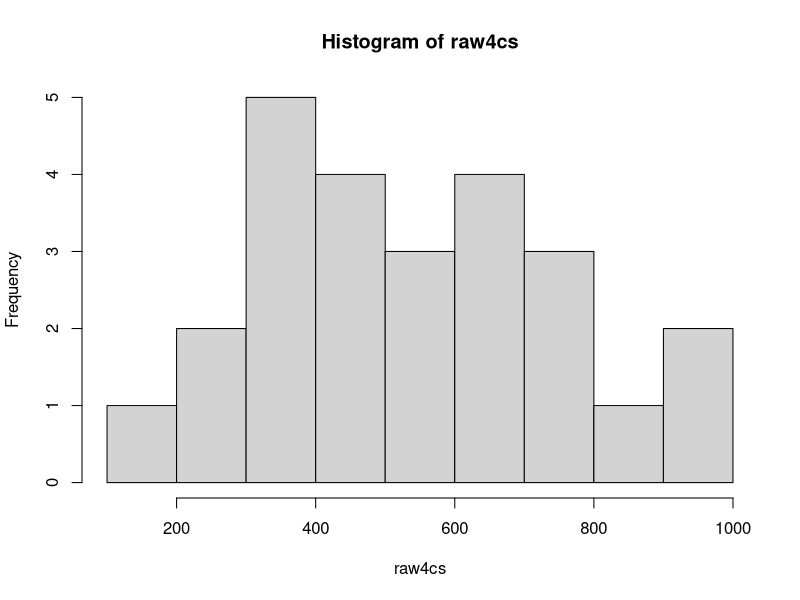
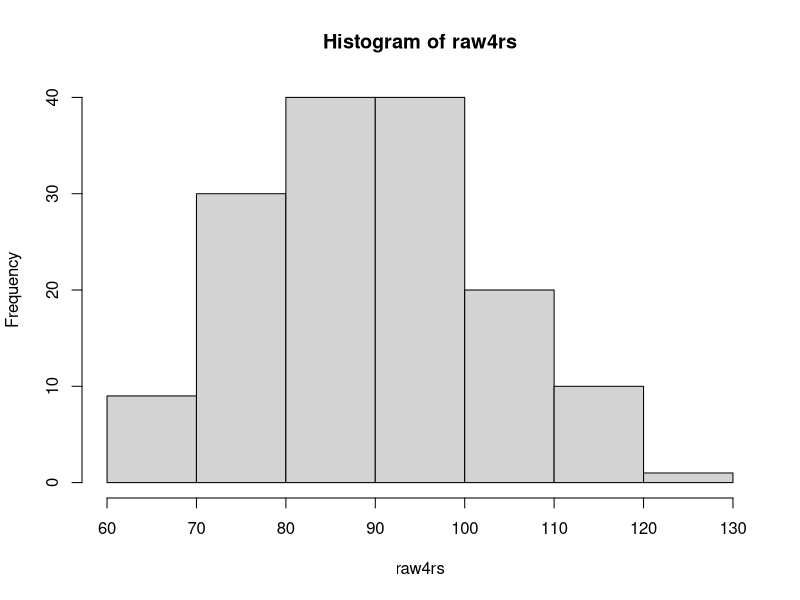
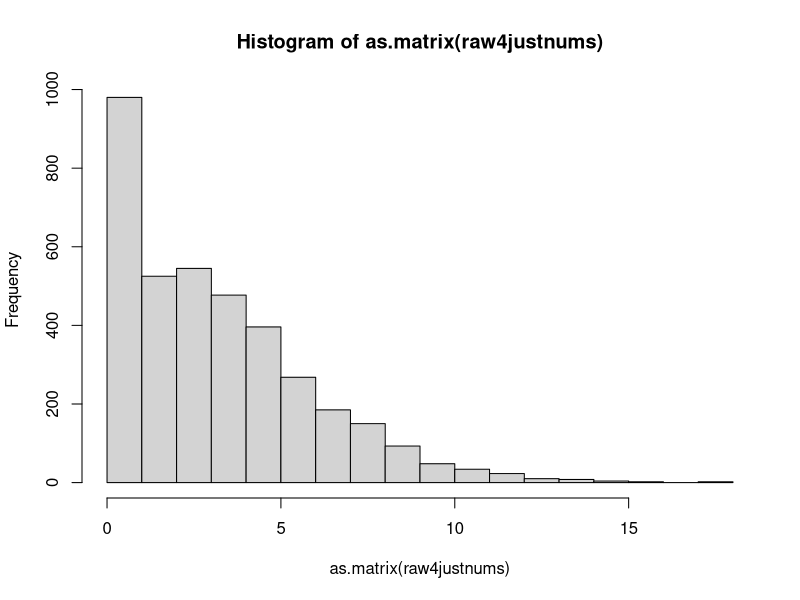
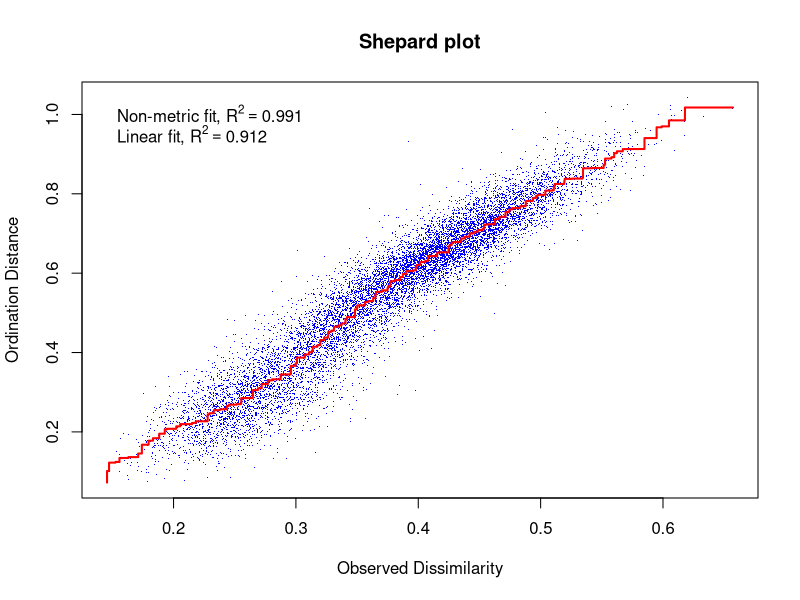
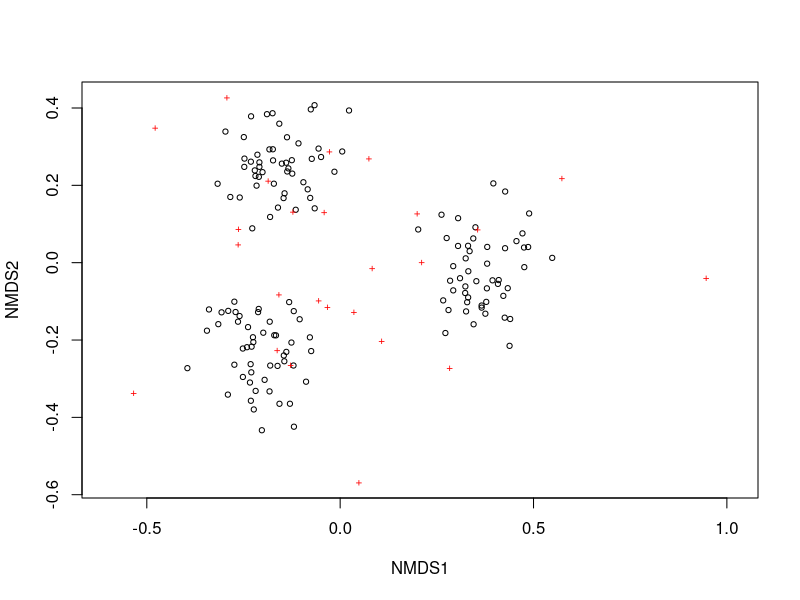
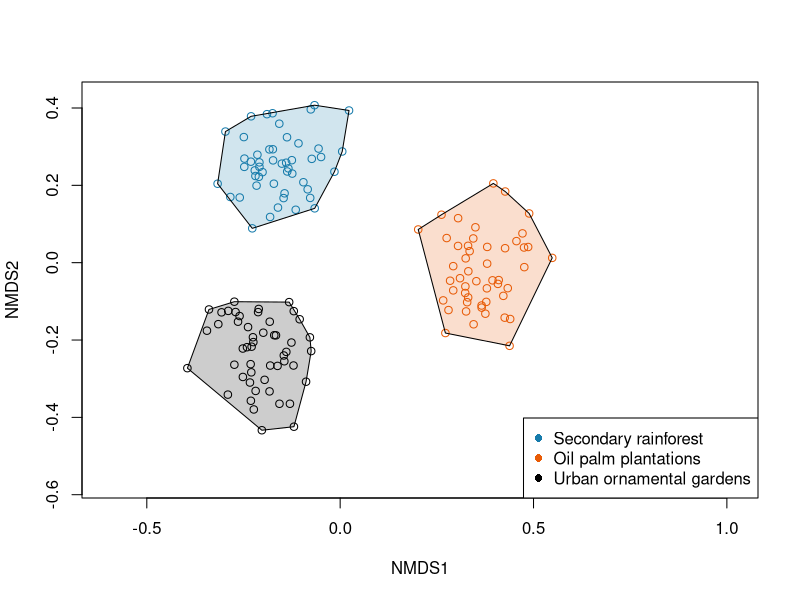

The R source for these figures, in order:
# Assessment 2
# Dataset 4: Land use change in SE Asia

library(dplyr)
library(ggplot2)
install.packages("vegan")
library(vegan)

# Bat faeces was tested for insect mit DNA to identify
# which insects (OTUs) they've been eating in three different
# types of land, categorised by the way humans have
# used the land, to see how similar the insect OTUs
# are in the bats' diets, as a proxy to indicate hunting
# strategy, which may be different in the different land
# use types

# Conduct a multivariate visualisation and analysis 
# to explore the effects of land use type on diet of bats. 

##### EXPLORATORY DATA ANALYSIS #####

# Read in raw data file
raw4 <- read.table("Experiment4_data_set 29 .txt")

str(raw4)
# 150 obs of 26 variables
# 150 individual bat faeces samples
# Treatment is a factor with 3 levels: A, B, C
# All other variables are X[num], int
# 25 insect OTUs

head(raw4)

# Check whether any OTU has no counts at all
# Need to make table without first column
# before I can use colsums
raw4justnums <- raw4[,2:length(raw4[1,])]
raw4cs <- colSums(raw4justnums)
print(raw4cs)
# No, all OTUs have counts associated with them
hist(raw4cs) # approx norm dist for each OTU

# Check whether any samples had no counts at all
raw4rs <- rowSums(raw4justnums)
print(raw4rs)
# No, all samples had OTU counts in them
hist(raw4rs) # norm dist for each sample

hist(as.matrix(raw4justnums)) # Distribution of per
# sample abundances for each OTU. Mostly 0s, negative
# skew. 

##### RUN NMDS #####
NMDS_4_1 <- metaMDS(raw4justnums,distance="bray",k=2)
# Object naming format:
# Method = NMDS
# 4 = Dataset 4
# 1 = First attempt at fitting a model

# Extract stress score
NMDS_4_1$stress
# 0.176, could be better

# Try again with higher k
NMDS_4_2 <- metaMDS(raw4justnums,distance="bray",k=3)

# Extract stress score
NMDS_4_2$stress
# 0.137, try again

# Try again with higher k
NMDS_4_3 <- metaMDS(raw4justnums,distance="bray",k=4)

# Extract stress score
NMDS_4_3$stress
# 0.114, try again

# Try again with higher k
NMDS_4_4 <- metaMDS(raw4justnums,distance="bray",k=5)

# Extract stress score
NMDS_4_4$stress
# 0.097, good

# Run stress plot
stressplot(NMDS_4_4,main="Shepard plot") # Looks good

# Run plot
plot(NMDS_4_4) # Can see three clusters, presumably 
# sites A, B, C?

# Use ordiplot to make axes

# use type="n" to suppress labels
plot1 <- ordiplot(NMDS_4_4,type='n')

# Need to colour data points by site.
# Check raw4 again
raw4$Treatment
# First 50:A, second 50:B, last 50:C

# Plot data points

# First make a selection vector based on
# the fact that we know the samples are listed
# as 50x As, then 50x Bs, then 50x Cs
selectvect <- c(rep(1,50),rep(2,50),rep(3,50))

# Then plot the points
points(NMDS_4_4,
       col=c("#167BAB","#E85B06","black")
       [selectvect])

# Sites form very distinct clusters!

# Add a legend
legend("bottomright",legend=c("Secondary rainforest","Oil palm plantations","Urban ornamental gardens"),
       col=c("#167BAB","#E85B06","black"),pch=16)

# Use 'ordihull" to draw polygons to represent the groups
ordihull(NMDS_4_4,
         groups=as.factor(c(rep("A",50),rep("B",50),rep("C",50))),
         display="sites",
         draw="polygon",
         col=c("#167BAB","#E85B06","black"),
         alpha=50)

# Use adonis function to carry out PERMANOVA

# First create distance matrix
dist.matrix.bats <- vegdist(raw4justnums,method="bray")

# Use adonis function to test for significance of between-group differences
# in composition of insect OTUs
permano.bats <- adonis(dist.matrix.bats~raw4$Treatment,permutations=500)
permano.bats # Print p value etc

# Significant adonis result: p-value = 0.002 for Treatment
# R2 is 0.46 for treatment, 0.54 for residuals
# 46% of variation in dissimilarity matrix was attributed to 
# geographical area

# Check similarity of multivariate spread between groups
betadisp.bats <- betadisper(dist.matrix.bats,raw4$Treatment)

# Are the variances different in each group?
permutest(betadisp.bats,pairwise=TRUE)

# permutest function returns a p-value of 0.001, suggesting 
# that the significant adonis result might reflect the
# variance in the individual groups (non-homogeneity of
# variance between groups)

# Assumptions of PERMANOVA were violated

# SIMPER = similarity percentage
# Use SIMPER to find the most influential OTUs (abundant
# and/or variable)

simp.bats <- simper(raw4justnums,
       group=raw4$Treatment,
       permutations=100)

print(simp.bats)

# Copy and paste printed output and paste into Excel 
# for later combination with relative abundances

# NB 70% of contribution to Bray-Curtis measures
# came from 14 species each

# NB these OTUs are not necessarily SIGNIFICANTLY different
# by virtue of appearing here, this just signifies that they 
# contribute to Bray-Curtis measures of diversity

# Find relative abundance of each species per bat faeces 
# sample

r.abund <- data.frame()

for (i in 1:150){
  row <- raw4justnums[i,]/raw4rs[i]
  r.abund <- rbind(r.abund,row)
  }

# Then take a mean for each OTU
mean.r.abund <- colSums(r.abund)/150
# This shows, on average across each bat faeces sample,
# how abundant each OTU was, relative to all OTUs
# in that bat faeces sample

# Make a vector of OTU names that contribute a combined
# 70% to Bray Curtis measures for each pairwise comparison.
# We know from before that we should take the first 14
# from the ordered lists
A_B_species <- simp.bats$A_B$ord[1:14]
A_C_species <- simp.bats$A_C$ord[1:14]
B_C_species <- simp.bats$B_C$ord[1:14]

# Make boolean vectors from these
A_B_boo <- 1:25 %in% A_B_species
A_C_boo <- 1:25 %in% A_C_species
B_C_boo <- 1:25 %in% B_C_species

# Make vectors of mean relative abundances of most 
# relevant OTUs
A_B_abunds <- mean.r.abund[A_B_boo]
A_C_abunds <- mean.r.abund[A_C_boo]
B_C_abunds <- mean.r.abund[B_C_boo]

# Put elements in correct order
A_B_abunds <- A_B_abunds[rank(simp.bats$A_B$ord[1:14])]
A_C_abunds <- A_C_abunds[rank(simp.bats$A_C$ord[1:14])]
B_C_abunds <- B_C_abunds[rank(simp.bats$B_C$ord[1:14])]

# Copy printed vectors into Excel and format
# Table can be pasted in to report
print(A_B_abunds)
print(A_C_abunds)
print(B_C_abunds)
